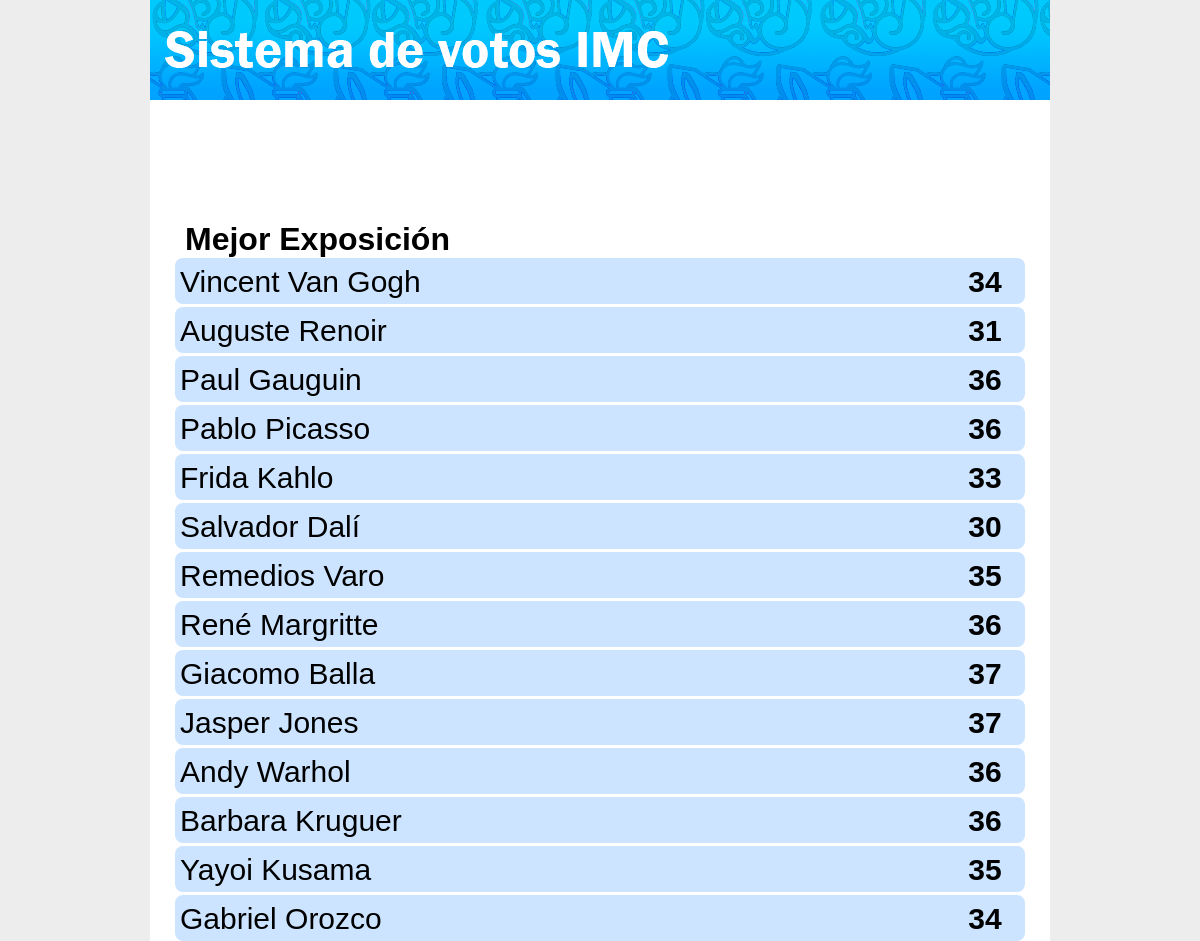
Screenshot of /SistemaDeVotaciones/monitorcu.php (signed in) with the database file from the repository.
### tables this page shows
CREATE TABLE `participantes` (
  `id_participante` int(10) UNSIGNED NOT NULL,
  `id_categoria` int(10) UNSIGNED NOT NULL,
  `nombre` varchar(50) DEFAULT NULL
);

CREATE TABLE `categorias` (
  `id_categoria` int(10) UNSIGNED NOT NULL,
  `id_evento` int(10) UNSIGNED NOT NULL,
  `nombre` varchar(50) NOT NULL
);

### SistemaDeVotaciones/monitorcu.php (the view, shortened to what this page needs)
<?php
    include "conexion.php";
?>
<!DOCTYPE HTML PUBLIC "-//W3C//DTD HTML 4.01 Transitional//EN"  "http://www.w3.org/TR/html4/loose.dtd">
<html xmlns="http://www.w3.org/1999/xhtml">
    <head>
        <link rel="stylesheet" href="estilo.css" type="text/css">
    </head>
    <body">
        <div id="cuerpo">
            <div id="bannermenu">
                <?php
                    include 'banner.php';
                ?>
            </div>
            <div id="contenido">
                <div class = "lyr_contenedor_categoria">
                <?php
                    $consulta_categorias = "select c.id_categoria, c.nombre from eventos e, categorias c where e.id_evento = c.id_evento and e.id_evento = 5";
                    $res_con_categorias = mysqli_query($con, $consulta_categorias);
                    while ($row_categorias = mysqli_fetch_array($res_con_categorias))
                    {
                        $id_categoria = $row_categorias['id_categoria'];
                        $nombre_categoria = $row_categorias['nombre'];
                        $consulta_participantes = "select p.id_participante, p.nombre from eventos e, categorias c, participantes p where e.id_evento = c.id_evento and  c.id_categoria = p.id_categoria and c.id_categoria = $id_categoria";
                        $res_con_participantes = mysqli_query($con, $consulta_participantes);
                        $bandera_stop = 0;
                        while($row_participantes =  mysqli_fetch_array($res_con_participantes))
                        {
                            $id_participante = $row_participantes['id_participante'];
                            $nombre_participante = utf8_encode($row_participantes['nombre']);
                            $consulta_calificaciones = "select SUM(calificacion) as 'calificacion' from calificaciones WHERE id_aspecto = 77 and id_participante = $id_participante";
                            $res_con_calificaciones = mysqli_query($con, $consulta_calificaciones);
                            $arr_calificaciones = mysqli_fetch_array($res_con_calificaciones);
                            $calificacion =  $arr_calificaciones['calificacion'];
                            if($calificacion > 0)
                            {
                                if($bandera_stop <= 0)
                                {
                                    echo "<div class=\"lyr_contenedor_titulo_calif\">";
                                    echo    "<h1>$nombre_categoria</h1>";
                                    echo "</div>";
                                    $bandera_stop++;
                                }
                                echo "<div class=\"lyr_renglon_votos\">";
                                echo    "<div class=\"lyr_contenedor_participantes\">";
                                echo        "<label class=\"lbl_nombre_participante\">$nombre_participante</label>";
                                echo    "</div>";
                                echo    "<div class=\"lyr_contenedor_puntuacion\">";
                                echo        "<strong class=\"lbl_calificacion_total\">$calificacion</strong>";
                                echo    "</div>";
                                echo "</div>";
                            }
                        }
                    }
                ?>
                </div>
            </div>
        </div>
    </body>
</html>

### SistemaDeVotaciones/estilo.css (style rules this page uses)
html, body { width:100%; height: 100%; margin-top:0px; margin-left:0px; font-family: Arial, Helvetica, sans-serif; background-color: #ededed; }
#cuerpo { overflow:hidden; width:900px; height:auto; min-height:100%; margin:0 auto; background-color: #fff; }
#contenido { width:900px; height:auto; float:left;; }
.lyr_contenedor_categoria { width: 850px; height: auto; float: left; margin: 100px 0 0 25px; }
.lyr_renglon_votos { width: 850px; height: auto; float: left; background-color: #CCE4FF; margin: 3px 0 0 0; border-radius: 8px; }
.lyr_contenedor_participantes { width: 770px; height: auto; float: left; margin: 7px 0 5px 5px; }
.lyr_contenedor_puntuacion { width: 60px; height: auto; float: left; text-align: center; margin: 7px 0 5px 5px; }
.lyr_contenedor_titulo_calif { width: 835px; height: 55px; float:left; margin: 0 0 0 10px; }
.lbl_nombre_participante, .lbl_calificacion_total { font-size: 30px; }

### rows the page displays
participantes: id_categoria.nombre "Mejor Exposición", nombre "Vincent Van Gogh", calificacion "34"
participantes: nombre "Auguste Renoir", calificacion "31"
participantes: nombre "Paul Gauguin", calificacion "36"
participantes: nombre "Pablo Picasso", calificacion "36"
participantes: nombre "Frida Kahlo", calificacion "33"
participantes: nombre "Salvador Dalí", calificacion "30"
participantes: nombre "Remedios Varo", calificacion "35"
participantes: nombre "René Margritte", calificacion "36"
participantes: nombre "Giacomo Balla", calificacion "37"
participantes: nombre "Jasper Jones", calificacion "37"
participantes: nombre "Andy Warhol", calificacion "36"
participantes: nombre "Barbara Kruguer", calificacion "36"
participantes: nombre "Yayoi Kusama", calificacion "35"
participantes: nombre "Gabriel Orozco", calificacion "34"
